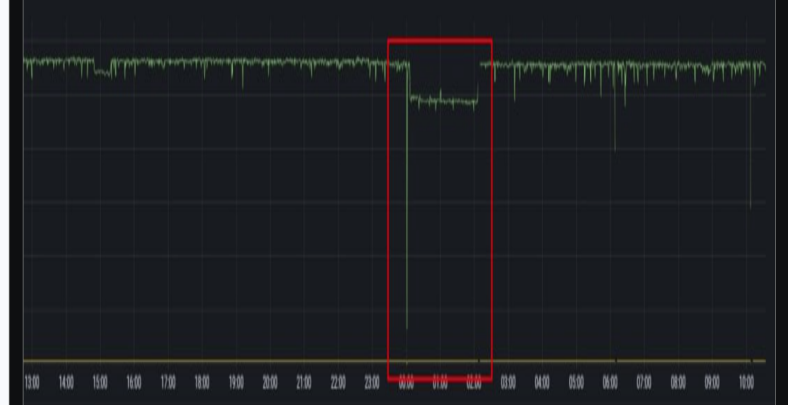
#> input picture detectors/tests/fixtures/real-system-source.png, 1576 x 810 px (shown at 1/2 size)
$ python digitize_cusum_image.py
#> lines starting #> are read from the running program, lines starting #| are printed output that depends on the picture; after the words box and inside, x2 and y2 are one past the last pixel; in counts of white or black regions, pixels touching at a corner belong together
"""Approximate the green trace from the supplied screenshot, not raw telemetry."""

import argparse
import csv
import hashlib
import json
from pathlib import Path

import numpy as np
from PIL import Image


def digitize(source: Path, destination: Path, units_per_pixel=1.0):
#> called with units_per_pixel = 1
    pixels = np.asarray(Image.open(source).convert('RGB'), dtype=float)
    red, green, blue = pixels[:, :, 0], pixels[:, :, 1], pixels[:, :, 2]
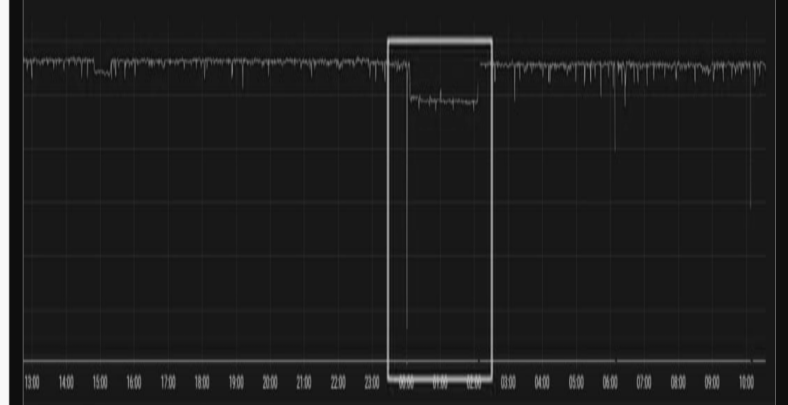
#> red: shape (810, 1576) float64 (shown at 1/2 size); min 8, max 248, mean 30.4
    mask = ((green > red * 1.20) & (green > blue * 1.06)
            & (green - red > 10) & (green > 38))
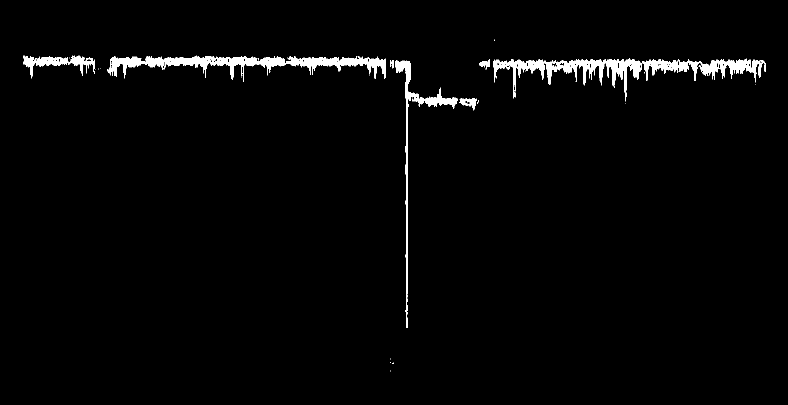
#> mask: shape (810, 1576) bool (shown at 1/2 size); 2.1% white; 36 white regions (24 under 20 px), largest, box (x1, y1, x2, y2) and area: (987, 117, 1503, 203) 10254, (214, 111, 772, 164) 8939, (790, 121, 838, 656) 2912
    # Only the green series. The red annotation and yellow line are excluded.
    mask[:100] = False
    mask[690:] = False
    strength = np.where(mask, green - (red + blue) / 2, 0.0)
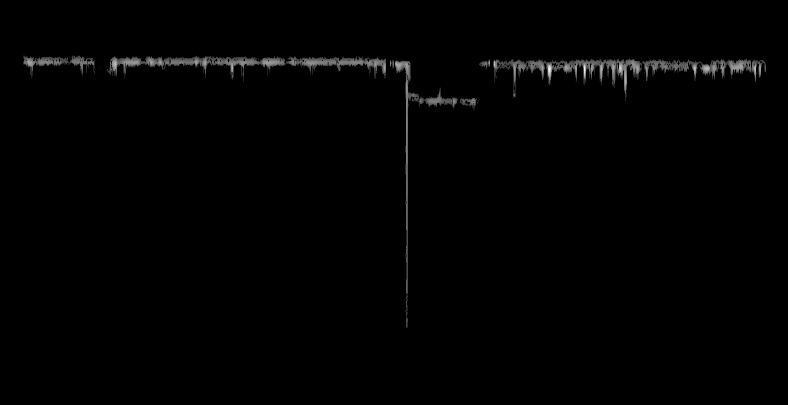
#> strength: shape (810, 1576) float64 (shown at 1/2 size); min 0, max 43.5, mean 0.4; drawn with min black and max white
    columns = np.arange(64, 1531)
    trace = np.full(len(columns), np.nan)
    envelope = np.full(len(columns), np.nan)
    spans = np.zeros(len(columns), dtype=int)
    for index, x in enumerate(columns):
        column = strength[:, x]
        rows = np.flatnonzero(column > 0)
        if not len(rows):
            continue
        spans[index] = int(rows[-1] - rows[0])
        # An alternative that keeps thin downward spikes. Such a lower
        # envelope can also include connecting strokes, so retain both reads.
        envelope[index] = np.percentile(rows, 98)
        # Locate the strongest local line, not the bottom of a vertical
        # connector. A connector does not reveal the underlying sample value.
        center = int(np.argmax(np.convolve(column, np.ones(7), mode='same')))
        neighborhood = np.arange(max(100, center - 4), min(690, center + 5))
        weights = column[neighborhood]
        trace[index] = np.average(neighborhood, weights=weights)
#> this loop made 1467 passes
#> (center, weights) on passes 1 to 3: (126, [22, 23.5, 23.5, 24.5, 24.5, 24.5, 24.5, 23.5, 22]), (127, [21.5, 23, 23, 23.5, 23, 23, 23, 22.5, 21]), (125, [0, 20, 20.5, 21.5, 22, 23, 22, 22, 20])
#> after the loop, spans = 1467 values, max 534 at index 748, min 0 at index 73, mean 18.38
    known = np.isfinite(trace)
    trace = np.interp(columns, columns[known], trace[known])
#> trace = 1467 values, max 210.8 at index 841, min 116 at index 111, mean 134.7
    envelope = np.interp(columns, columns[known], envelope[known])
#> envelope = 1467 values, max 645.2 at index 750, min 116 at index 111, mean 144.5
    # Read horizontal time tick positions: 13:00 at x=64, next day's 10:00
    # at x=1493. No date is inferred from this screenshot.
    pixels_per_minute = (1493 - 64) / (21 * 60)
    minutes = np.arange(int((1530 - 64) / pixels_per_minute) + 1)
    sample_x = 64 + minutes * pixels_per_minute
    sample_y = np.interp(sample_x, columns, trace)
#> sample_y = 1293 values, max 206.2 at index 742, min 117.5 at index 537, mean 134.7
    sample_envelope_y = np.interp(sample_x, columns, envelope)
#> sample_envelope_y = 1293 values, max 644.9 at index 661, min 118.8 at index 98, mean 144.5
    baseline_y = float(np.median(trace[columns < 170]))
#> baseline_y = 124
    envelope_baseline_y = float(np.median(envelope[columns < 170]))
#> envelope_baseline_y = 127.9
    center_values = 1000.0 + (baseline_y - sample_y) * units_per_pixel
#> center_values = 1293 values, max 1006.5 at index 537, min 917.8 at index 742, mean 989.4
    values = 1000.0 + (envelope_baseline_y - sample_envelope_y) * units_per_pixel
#> values = 1293 values, max 1009 at index 98, min 483 at index 661, mean 983.4
    destination.parent.mkdir(parents=True, exist_ok=True)
    with destination.open('w', encoding='utf-8', newline='') as target:
        writer = csv.writer(target)
        writer.writerow(['minute', 'value', 'center_value', 'pixel_x',
                         'envelope_pixel_y', 'center_pixel_y'])
        writer.writerows(zip(minutes, values, center_values, sample_x,
                             sample_envelope_y, sample_y))
    with destination.with_name('real-system-pixels.csv').open('w', encoding='utf-8', newline='') as target:
        writer = csv.writer(target)
        writer.writerow(['pixel_x', 'center_pixel_y', 'envelope_pixel_y',
                         'green_span', 'interpolated_column'])
        writer.writerows(zip(columns, trace, envelope, spans, (~known).astype(int)))
    metadata = {
        'source': source.name,
        'source_sha256': hashlib.sha256(source.read_bytes()).hexdigest(),
        'method': 'green-channel dominant center and 98th-percentile lower envelope; one-minute sampling',
        'is_raw_telemetry': False,
        'confirmed_parameters': {'baseline_value': 1000.0, 'sample_step_seconds': 60},
        'assumptions': {'units_per_vertical_pixel': units_per_pixel,
                        'baseline_pixel_y': baseline_y,
                        'envelope_baseline_pixel_y': envelope_baseline_y,
                        'time_tick_13_00_x': 64, 'time_tick_next_day_10_00_x': 1493},
        'points': len(values),
        'interpolated_columns': int(np.sum(~known)),
        'columns_with_green_span_over_30px': int(np.sum(spans > 30)),
        'first_dip_minutes': [105, 155],
        'long_plateau_minutes': [665, 795],
        'long_plateau_core_minutes': [680, 780],
        'limitations': ['Y scale is unknown; depth is conditional on units_per_vertical_pixel',
                        'Dominant line may not preserve narrow spikes or vertical connectors',
                        'Lower envelope may interpret connecting strokes as narrow spikes',
                        'Pixel noise and original sample noise cannot be separated',
                        'Original timestamps and values are unavailable'],
    }
    destination.with_suffix('.json').write_text(json.dumps(metadata, ensure_ascii=False, indent=2),
                                               encoding='utf-8')
    return metadata


def main():
    fixtures = Path(__file__).with_name('fixtures')
    parser = argparse.ArgumentParser(description=__doc__)
    parser.add_argument('--source', type=Path, default=fixtures / 'real-system-source.png')
    parser.add_argument('--output', type=Path, default=fixtures / 'real-system-replay.csv')
    parser.add_argument('--units-per-pixel', type=float, default=1.0)
    args = parser.parse_args()
    if not np.isfinite(args.units_per_pixel) or args.units_per_pixel <= 0:
        parser.error('--units-per-pixel must be finite and positive')
    print(json.dumps(digitize(args.source, args.output, args.units_per_pixel),
                     ensure_ascii=False, indent=2))


if __name__ == '__main__':
    main()
